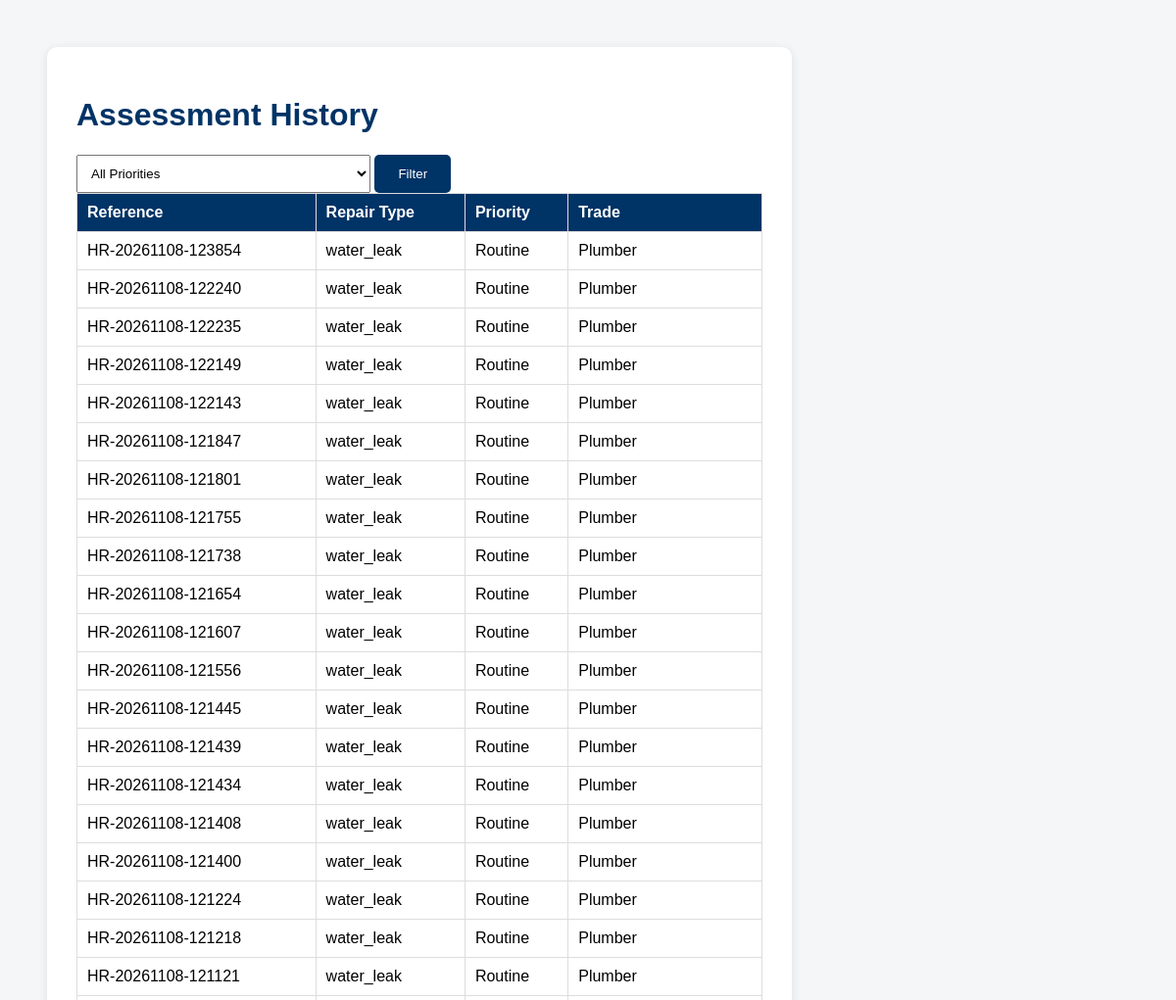
The app's page /history (upper part), older data.
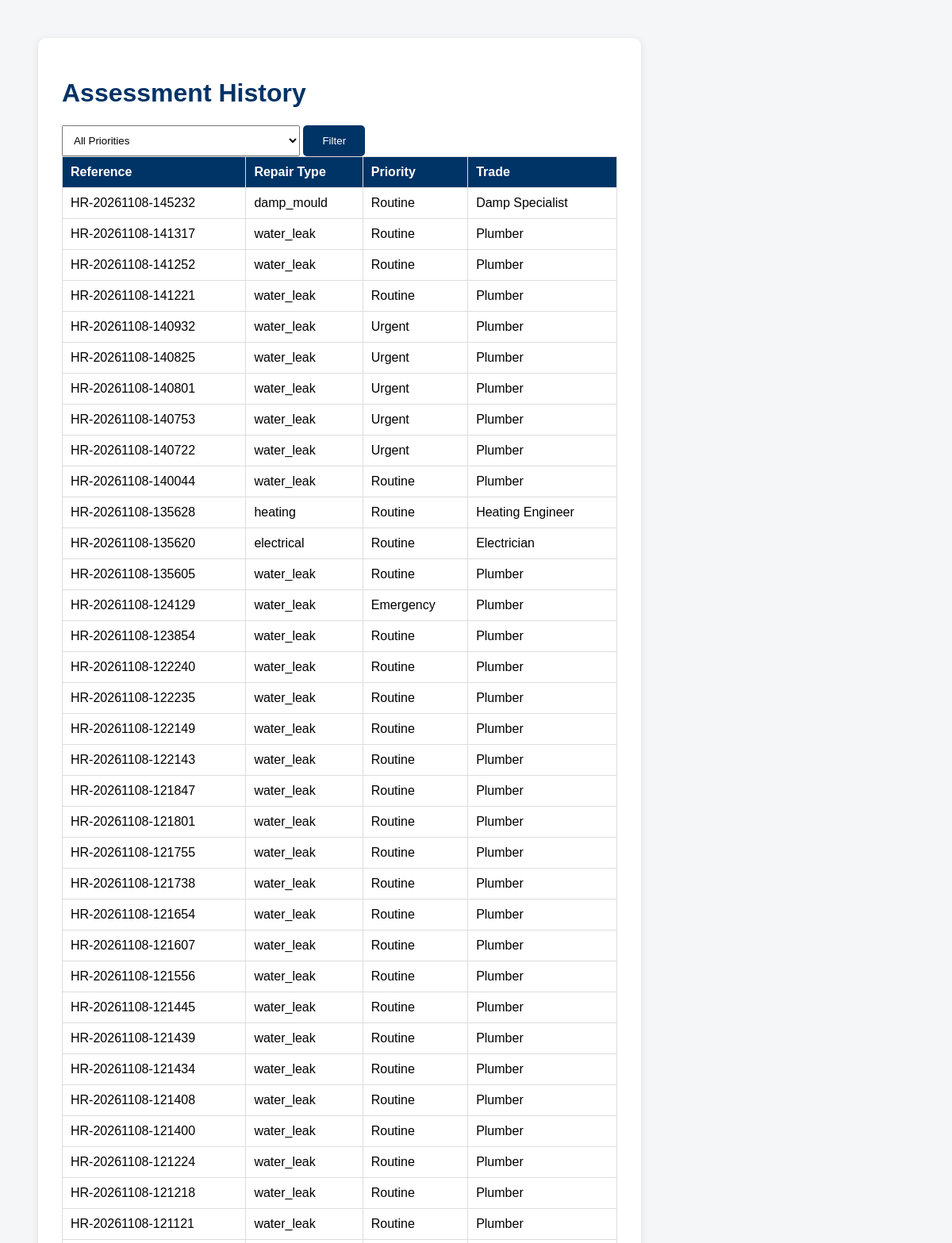
The same page, newer data.
### tables this page shows
CREATE TABLE assessments (

    id INTEGER PRIMARY KEY AUTOINCREMENT,

    reference TEXT,

    repair_type TEXT,

    priority TEXT,

    trade TEXT,

    attendance TEXT,

    message TEXT
);

### app.py (the view)
@app.route("/history")
def history():
    connection = sqlite3.connect(
        "repairs.db"
    )
    connection.row_factory = sqlite3.Row
    cursor = connection.cursor()
    priority = request.args.get(
        "priority",
        ""
    )
    if priority:
        cursor.execute(
            """
            SELECT *
            FROM assessments
            WHERE priority = ?
            ORDER BY id DESC
            """,
            (priority,)
        )
    else:
        cursor.execute(
            """
            SELECT *
            FROM assessments
            ORDER BY id DESC
            """
        )
    records = cursor.fetchall()
    connection.close()
    return render_template(
        "history.html",
        records=records
    )

### templates/history.html (shortened to what this page needs)
<!DOCTYPE html>
<html>
<head>
    <link rel="stylesheet"
          href="/static/style.css">
</head>
<body>
<div class="result-card">
    <h1>Assessment History</h1>
    <form method="GET" action="/history">
    <select name="priority">
        <option value="">
            All Priorities
        </option>
    </select>
    <button type="submit">
        Filter
    </button>
    <table>
        <tr>
            <th>Reference</th>
            <th>Repair Type</th>
            <th>Priority</th>
            <th>Trade</th>
        </tr>
        {% for row in records %}
        <tr>
            <td>{{ row.reference }}</td>
            <td>{{ row.repair_type }}</td>
            <td>{{ row.priority }}</td>
            <td>{{ row.trade }}</td>
        </tr>
        {% endfor %}
    </table>
    <br><br>
    <br><br>
</form>
</div>
</body>
</html>

Row changes from the older to the newer data that the page shows:
added assessments: reference "HR-20261108-145232", repair_type "damp_mould", priority "Routine", trade "Damp Specialist"
added assessments: reference "HR-20261108-141317", repair_type "water_leak", priority "Routine", trade "Plumber"
added assessments: reference "HR-20261108-141252", repair_type "water_leak", priority "Routine", trade "Plumber"
added assessments: reference "HR-20261108-141221", repair_type "water_leak", priority "Routine", trade "Plumber"
added assessments: reference "HR-20261108-140932", repair_type "water_leak", priority "Urgent", trade "Plumber"
added assessments: reference "HR-20261108-140825", repair_type "water_leak", priority "Urgent", trade "Plumber"
added assessments: reference "HR-20261108-140801", repair_type "water_leak", priority "Urgent", trade "Plumber"
added assessments: reference "HR-20261108-140753", repair_type "water_leak", priority "Urgent", trade "Plumber"
added assessments: reference "HR-20261108-140722", repair_type "water_leak", priority "Urgent", trade "Plumber"
added assessments: reference "HR-20261108-140044", repair_type "water_leak", priority "Routine", trade "Plumber"
added assessments: reference "HR-20261108-135628", repair_type "heating", priority "Routine", trade "Heating Engineer"
added assessments: reference "HR-20261108-135620", repair_type "electrical", priority "Routine", trade "Electrician"
added assessments: reference "HR-20261108-135605", repair_type "water_leak", priority "Routine", trade "Plumber"
added assessments: reference "HR-20261108-124129", repair_type "water_leak", priority "Emergency", trade "Plumber"
